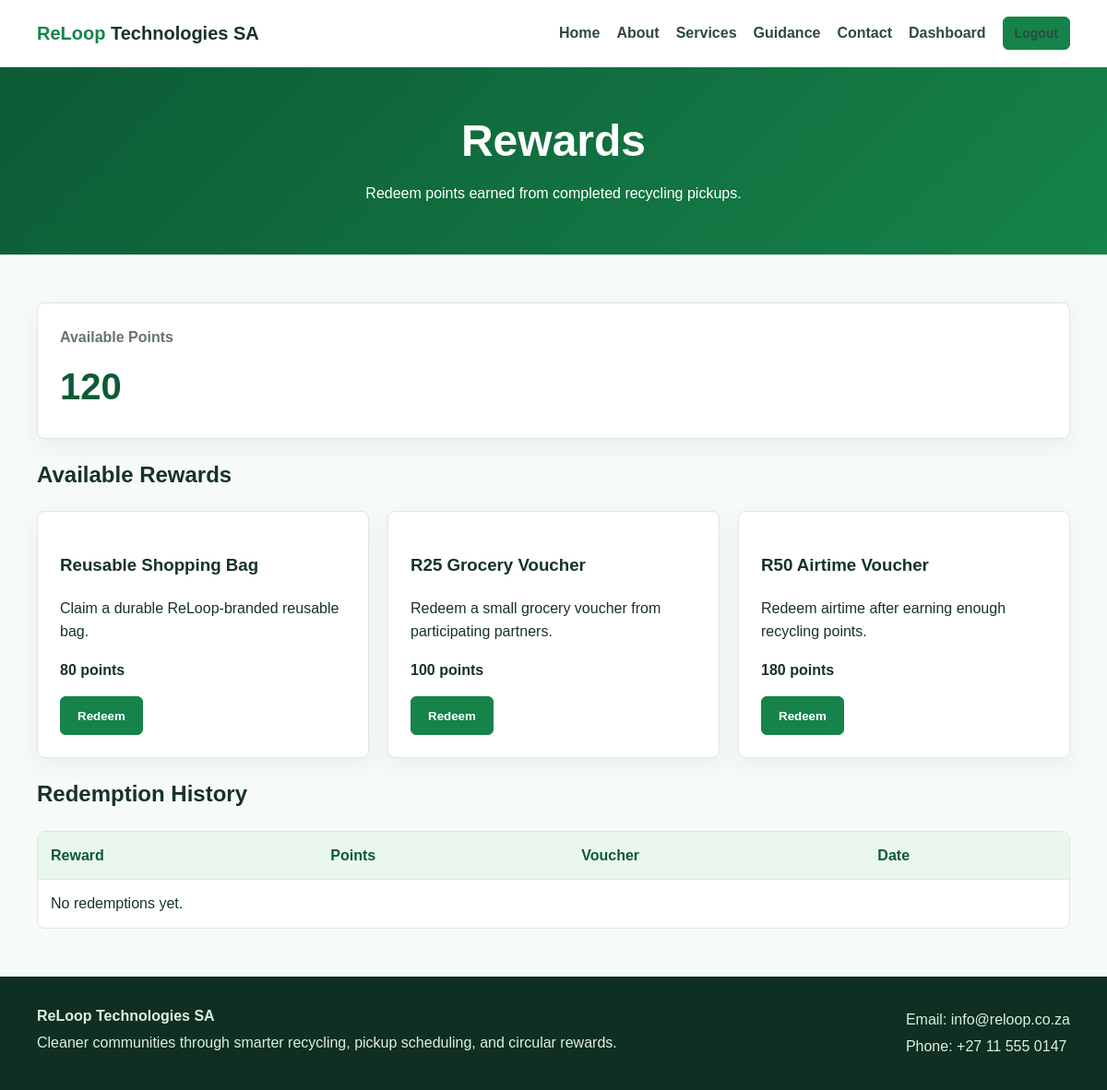
The page /rewards.php (signed in) on the database its author committed.
### tables this page shows
CREATE TABLE rewards (
    rewardID INT AUTO_INCREMENT PRIMARY KEY,
    userID INT UNIQUE NOT NULL,
    pointsBalance INT DEFAULT 0,
    totalEarned INT DEFAULT 0,
    totalRedeemed INT DEFAULT 0,
    lastUpdated DATETIME DEFAULT CURRENT_TIMESTAMP,
    FOREIGN KEY (userID) REFERENCES users(userID) ON DELETE CASCADE
);

CREATE TABLE reward_items (
    rewardItemID INT AUTO_INCREMENT PRIMARY KEY,
    itemName VARCHAR(100) NOT NULL,
    description VARCHAR(255) NOT NULL,
    pointsCost INT NOT NULL,
    isActive BOOLEAN DEFAULT TRUE
);

### includes/db.php (called while the page is built, shortened)
<?php
function e($value) {
    return htmlspecialchars((string)$value, ENT_QUOTES, 'UTF-8');
}
?>

### rewards.php (the view, shortened to what this page needs)
<?php
require_once __DIR__ . '/includes/auth.php';
$userID = current_user_id();
$rewardStmt = $pdo->prepare('SELECT * FROM rewards WHERE userID = ?');
$rewardStmt->execute([$userID]);
$reward = $rewardStmt->fetch();
$items = $pdo->query('SELECT * FROM reward_items WHERE isActive = TRUE ORDER BY pointsCost')->fetchAll();
$logStmt = $pdo->prepare('SELECT rl.*, ri.itemName FROM redemption_log rl JOIN reward_items ri ON rl.rewardItemID = ri.rewardItemID WHERE rl.userID = ? ORDER BY rl.redeemedAt DESC');
$logStmt->execute([$userID]);
$logs = $logStmt->fetchAll();
include __DIR__ . '/includes/header.php';
?>
<section class="page-hero compact"><h1>Rewards</h1><p>Redeem points earned from completed recycling pickups.</p></section>
<section class="section">
    <div class="card stat"><span>Available Points</span><strong><?= e($reward['pointsBalance'] ?? 0) ?></strong></div>
    <h2>Available Rewards</h2>
    <div class="cards">
        <?php foreach ($items as $item): ?>
            <article class="card">
                <h3><?= e($item['itemName']) ?></h3>
                <p><?= e($item['description']) ?></p>
                <p><strong><?= e($item['pointsCost']) ?> points</strong></p>
                <form method="post"><input type="hidden" name="rewardItemID" value="<?= e($item['rewardItemID']) ?>"><button class="btn" type="submit">Redeem</button></form>
            </article>
        <?php endforeach; ?>
    </div>
    <h2>Redemption History</h2>
    <div class="table-wrap">
        <table><thead><tr><th>Reward</th><th>Points</th><th>Voucher</th><th>Date</th></tr></thead><tbody>
        <?php if (!$logs): ?><tr><td colspan="4">No redemptions yet.</td></tr><?php endif; ?>
        </tbody></table>
    </div>
</section>
<?php include __DIR__ . '/includes/footer.php'; ?>

### assets/css/style.css (style rules this page uses)
:root { --green: #16834a; --green-dark: #0c5b35; --mint: #eaf7ef; --lime: #b6e15a; --ink: #173327; --muted: #66746d; --line: #dce8e1; --white: #ffffff; --danger: #c0392b; --warning: #b7791f; --info: #2563eb; }
* { box-sizing: border-box; }
body { margin: 0; font-family: Arial, Helvetica, sans-serif; color: var(--ink); background: #f7fbf8; line-height: 1.6; }
.hero h1, .page-hero h1 { margin: 0 0 18px; font-size: 48px; line-height: 1.08; letter-spacing: 0; }
.page-hero { padding: 70px 24px; background: linear-gradient(135deg, var(--green-dark), var(--green)); color: var(--white); text-align: center; }
.page-hero.compact { padding: 54px 24px; }
.page-hero p { max-width: 720px; margin: 0 auto; }
.section { max-width: 1160px; margin: 0 auto; padding: 52px 20px; }
.cards { display: grid; grid-template-columns: repeat(auto-fit, minmax(240px, 1fr)); gap: 20px; }
.card, .form-card { background: var(--white); border: 1px solid var(--line); border-radius: 8px; padding: 24px; box-shadow: 0 8px 24px rgba(23, 51, 39, .06); }
.stat span { display: block; color: var(--muted); font-weight: 700; }
.stat strong { display: block; font-size: 40px; color: var(--green-dark); margin-top: 8px; }
.btn { display: inline-flex; justify-content: center; align-items: center; min-height: 42px; padding: 10px 18px; border: 1px solid var(--green); border-radius: 6px; background: var(--green); color: var(--white); font-weight: 700; cursor: pointer; }
.table-wrap { overflow-x: auto; background: var(--white); border: 1px solid var(--line); border-radius: 8px; }
table { width: 100%; border-collapse: collapse; min-width: 720px; }
th, td { padding: 13px 14px; border-bottom: 1px solid var(--line); text-align: left; vertical-align: middle; }
th { background: var(--mint); color: var(--green-dark); }
tr:last-child td { border-bottom: 0; }

### rows shown on the page
rewards: pointsBalance "120"
reward_items: itemName "Reusable Shopping Bag", description "Claim a durable ReLoop-branded reusable bag.", pointsCost "80"
reward_items: itemName "R25 Grocery Voucher", description "Redeem a small grocery voucher from participating partners.", pointsCost "100"
reward_items: itemName "R50 Airtime Voucher", description "Redeem airtime after earning enough recycling points.", pointsCost "180"
